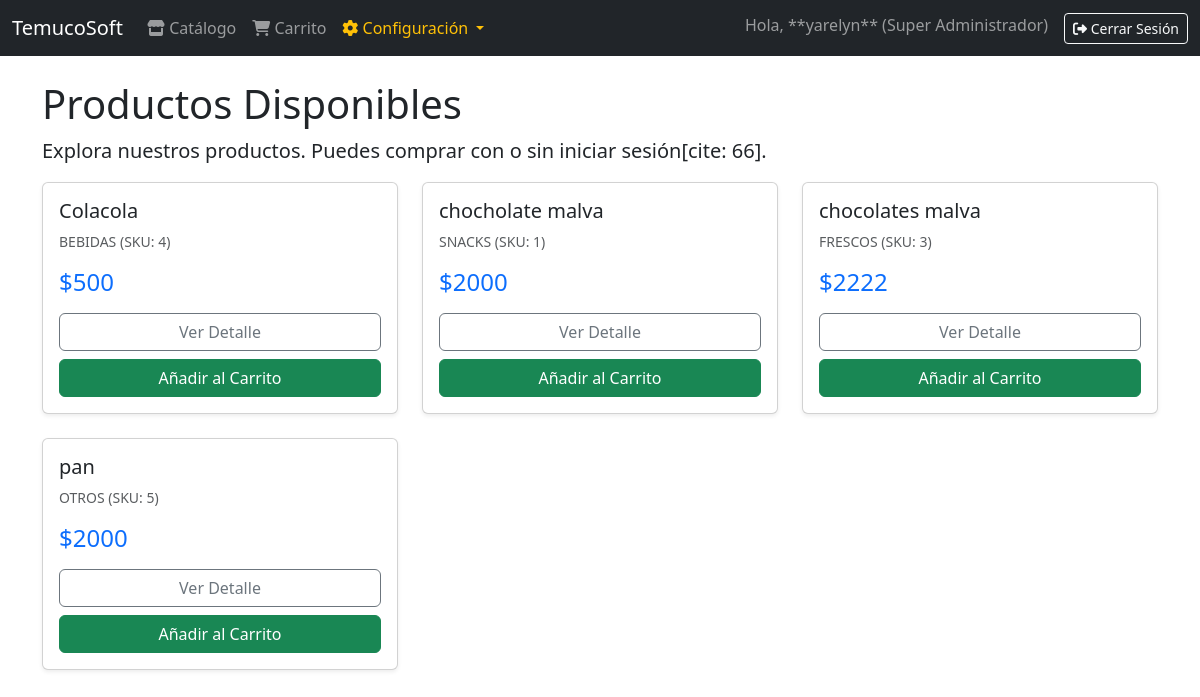
/shop/products/ (signed in), run on the app's committed database.
### accounts/models.py (models this page shows, shortened)
class User(AbstractUser):
    ROLE_CHOICES = (
        ('super_admin', 'Super Administrador'),
        ('admin_cliente', 'Admin Cliente'),
        ('gerente', 'Gerente'),
        ('vendedor', 'Vendedor'),
        ('cliente_final', 'Cliente Final'),
    )
    role = models.CharField(max_length=20, choices=ROLE_CHOICES)
    rut = models.CharField(max_length=12, unique=True)
    company = models.ForeignKey(Company, on_delete=models.SET_NULL, null=True, blank=True)
    branch = models.ForeignKey(Branch, on_delete=models.SET_NULL, null=True, blank=True)
    is_active = models.BooleanField(default=True)
    created_at = models.DateTimeField(auto_now_add=True)
    EMAIL_FIELD = 'email'
    REQUIRED_FIELDS = ['email', 'role', 'rut']

### products/models.py (models this page shows, shortened)
class Product(models.Model):
    CATEGORY_CHOICES = (
        ('ALIMENTOS', 'Alimentos y Comestibles'),
        ('BEBIDAS', 'Bebidas y Licores'),
        ('SNACKS', 'Snacks y Confitería'),
        ('LIMPIEZA', 'Productos de Limpieza'),
        ('HIGIENE', 'Higiene Personal'),
        ('FARMACIA', 'Medicamentos / Farmacia'),
        ('TECNOLOGIA', 'Electrónica y Tecnología'),
        ('HOGAR', 'Artículos para el Hogar'),
        ('JUGUETES', 'Juguetes'),
        ('ROPA', 'Vestimenta y Accesorios'),
        ('DEPORTES', 'Deportes'),
        ('JARDIN', 'Jardinería'),
        ('MASCOTAS', 'Productos para Mascotas'),
        ('LIBROS', 'Libros y Papelería'),
        ('VEHICULOS', 'Accesorios para Vehículos'),
        ('HERRAMIENTAS', 'Herramientas'),
        ('SERVICIOS', 'Servicios'),
        ('CONGELADOS', 'Congelados'),
        ('FRESCOS', 'Productos Frescos'),
        ('OTROS', 'Otros / Varios'),
    )
    company = models.ForeignKey(Company, on_delete=models.CASCADE)
    sku = models.CharField(max_length=50)
    name = models.CharField(max_length=100)
    description = models.TextField(blank=True)
    price = models.DecimalField(max_digits=10, decimal_places=2)
    cost = models.DecimalField(max_digits=10, decimal_places=2)
    category = models.CharField(max_length=50, choices=CATEGORY_CHOICES)
    class Meta:
        ordering = ['name']
        unique_together = (('company', 'sku'),)

### sales/views_templates.py (the view)
class CatalogoView(TemplateView):
    template_name = 'shop/catalogo.html'
    def get_context_data(self, **kwargs):
        context = super().get_context_data(**kwargs)
        context['products'] = Product.objects.filter(company__is_active=True).order_by('name')
        return context

### templates/shop/catalogo.html (shortened to what this page needs)
{% extends 'base.html' %}
{% block content %}
    <h1>Productos Disponibles</h1>
    <p class="lead">Explora nuestros productos. Puedes comprar con o sin iniciar sesión[cite: 66].</p>
    <div class="row row-cols-1 row-cols-md-3 g-4">
        {% for product in products %}
        <div class="col">
            <div class="card h-100 shadow-sm">
                <div class="card-body d-flex flex-column">
                    <h5 class="card-title">{{ product.name }}</h5>
                    <p class="card-text text-muted small">{{ product.category }} (SKU: {{ product.sku }})</p>
                    <h4 class="text-primary mt-auto">${{ product.price|floatformat:0 }}</h4>
                    <div class="d-grid gap-2 mt-2">
                        <a href="{% url 'shop:detalle' product.id %}" class="btn btn-outline-secondary">Ver Detalle</a>
                        <button class="btn btn-success btn-add-cart" data-product-id="{{ product.id }}">
                            Añadir al Carrito
                        </button>
                    </div>
                </div>
            </div>
        </div>
        {% empty %}
            <p>No hay productos disponibles en este momento.</p>
        {% endfor %}
    </div>
{% endblock %}

### templates/base.html (shortened to what this page needs)
{% load static %}
<!DOCTYPE html>
<html lang="es">
<head>
    <link href="https://cdn.jsdelivr.net/npm/bootstrap@5.3.3/dist/css/bootstrap.min.css" rel="stylesheet">
    <link rel="stylesheet" href="https://cdnjs.cloudflare.com/ajax/libs/font-awesome/6.5.2/css/all.min.css">
</head>
<body>
    <nav class="navbar navbar-expand-lg navbar-dark bg-dark">
        <div class="container-fluid">
            <a class="navbar-brand" href="{% url 'dashboard' %}">TemucoSoft</a>
            <div class="collapse navbar-collapse" id="navbarNav">
                <ul class="navbar-nav me-auto mb-2 mb-lg-0">
                    <li class="nav-item">
                        <a class="nav-link" href="{% url 'shop:catalogo' %}"><i class="fas fa-store"></i> Catálogo</a>
                    </li>
                    <li class="nav-item">
                        <a class="nav-link" href="{% url 'shop:cart' %}"><i class="fas fa-shopping-cart"></i> Carrito</a>
                    </li>
                    {% if user.is_authenticated %}
                        {% if user.role == 'super_admin' or user.role == 'admin_cliente' %}
                            <li class="nav-item dropdown">
                                <a class="nav-link dropdown-toggle text-warning" href="#" role="button" data-bs-toggle="dropdown" aria-expanded="false">
                                    <i class="fas fa-cog"></i> Configuración
                                </a>
                            </li>
                        {% endif %}
                    {% endif %}
                </ul>
                <ul class="navbar-nav">
                    {% if user.is_authenticated %}
                        <li class="nav-item">
                            <span class="navbar-text me-3">
                                Hola, **{{ user.username }}** ({{ user.get_role_display }})
                            </span>
                        </li>
                        <li class="nav-item">
                            <a class="btn btn-sm btn-outline-light" href="#" onclick="secureLogout(event)"><i class="fas fa-sign-out-alt"></i> Cerrar Sesión</a>
                        </li>
                    {% else %}
                        <li class="nav-item">
                            <a class="btn btn-sm btn-outline-light" href="{% url 'login' %}"><i class="fas fa-sign-in-alt"></i> Iniciar Sesión</a>
                        </li>
                    {% endif %}
                </ul>
            </div>
        </div>
    </nav>
    <main class="container mt-4">
        {% block content %}
        {% endblock %}
    </main>
</body>
</html>

### data on the page
User: username "yarelyn", role "Super Administrador"
Product: name "Colacola", category "BEBIDAS", sku "4", price "500"
Product: name "chocholate malva", category "SNACKS", sku "1", price "2000"
Product: name "chocolates malva", category "FRESCOS", sku "3", price "2222"
Product: name "pan", category "OTROS", sku "5", price "2000"
